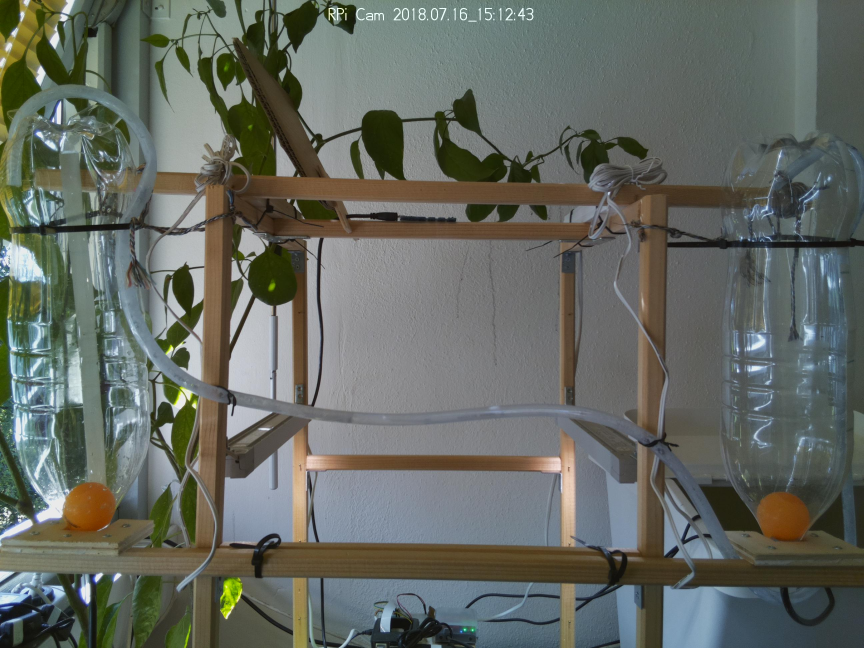
#> input picture files/volumes/0.0.jpg, 2592 x 1944 px (shown at 1/3 size); its folder holds only this picture in this run
$ jupyter execute --allow-errors FlowCalculation.ipynb   (shell and % lines are left out)
#> lines starting #> are read from the running program, lines starting #| are printed output that depends on the picture; after the words box and inside, x2 and y2 are one past the last pixel; in counts of white or black regions, pixels touching at a corner belong together
### utils.py
import os
import numpy as np
import pwlf
from scipy import misc
from sklearn.linear_model import LinearRegression


def load_data(csv_file):
    """
    This is a helper function to load the x and y coordinates of data points
    stored in a .csv file. The data points are first sorted according to their x
    coordinates, and then returned in the form of two numpy arrays, one for the
    x coordinates of the points, and one for their y coordinates.
    """
    data = []
    with open(csv_file, 'r') as input_data:
        for line in input_data:
            line = line.split(', ')
            data.append((float(line[0]), float(line[1])))

        x, y = zip(*sorted(data))
        x, y = np.array(x).reshape(-1, 1), np.array(y).reshape(-1, 1)
        return (x, y)


def crop_image(image, start, end):
    """
    Crop an image and return the selected part.

    Args:
        image: A 3D numpy array representing an RGB image.
        start: A tuple containing the (x, y) position of the pixel in the upper
            left corner of the cropped image.
        end: A tuple containing the (x, y) position of the pixel in the lower
            right corner of the cropped image.

    Returns:
        A 3D numpy array containing the cropped RGB image.
    """
    return image[start[0]:end[0], start[1]:end[1], :]


def detect_ball(image, threshold):
    """
    Find the orange ball in an image.

    Args:
        image: A 3D numpy array representing an RGB image.
        threshold: The threshold to use on the segmented image to detect the
            ball.

    Returns:
        A tuple containing the estimated position of the center of the ball.
    """
    int_image = image.astype(int)
    segmented = (int_image[:, :, 0] - int_image[:, :, 2]).clip(0, 255)
    segmented = segmented > threshold
    flattened = np.reshape(segmented, np.product(segmented.shape))
    ball_index = np.median(np.where(flattened == True))
    return np.unravel_index(int(ball_index), segmented.shape)[::-1]


def get_ball_height(image, threshold, start, end):
    """
    Get the height in pixels of the orange ball in a given area of an image.

    Args:
        image: The image where the ball must be detected (a 3D numpy array).
        threshold: The threshold to use for the segmentation of the pixels of
            the ball.
        start: A tuple containing the coordinates of the top left corner of the
            area where the ball must be detected.
        end: A tuple containing the coordinates of the bottom right corner of
            the area where the ball must be detected.

    Returns:
        The height in pixels of the ball (from the bottom of the area).
    """
    cropped = crop_image(image, start, end)
    (_, y) = detect_ball(cropped, threshold)
    (height, _, _) = cropped.shape
    return height - y


# [91 lines left out: functions get_inflow, get_outflow, not called in this run]

### FlowCalculation.ipynb
# Flow Calculation
In this notebook, we present the approach we used to estimate the incoming and outgoing water flow rates of two tanks in our system.

In our research we use a scenario taken from an automated plant growing system.
This system is composed of two equivalent plant watering subsystems, which each feature a small water reservoir (a two-litre soda bottle) that slowly distributes water to several plants using pipes.
The water flow rate can be adjusted for each plant individually, the total outflow of the tank is the sum of the individual flow rates.
The figure below shows a schematic representation of one such plant watering system.

At regular intervals a relay activates a small water pump that fills the reservoir.
The flow rate of the water pump varies depending on the pumping height, and is generally also unknown.
Additionally, the filling of the water tank can be slightly delayed due to the length of the inflow hose.

The purpose of our research is to create a model of the two watering subsystems and assert that there is no overflow of the water reservoirs.
Hence, it is necessary to calibrate the model according to the actual in- and outflow rates.
As the values are unknown, we will apply machine learning techniques based on sample measurements to discover these parameters.

## Detection of the water volume in an image
To be able to detect the volume of water present inside the tanks of the system at any given time, the function mapping the water level in a tank to the volume it contains needs to be learned. This is done as follows.

First, pictures of the system with volumes of water varying from 0.0 to 1.45 litres in steps of 0.05L are taken. For each volume, 3 different images are captured. Below, samples of the photos taken during this phase are shown.

[cell 1]
import os
import imageio  # read images into numpy arrays
import matplotlib.pyplot as plt  # plotting of images

# The images are loaded.
imgs = []
for img in os.listdir('files/volumes'):
    if img.endswith('.jpg'):
        imgs.append((float('.'.join(img.split('.')[0:2])),
                     imageio.imread(os.path.join('files/volumes', img))))

names, images = zip(*sorted(imgs))
#> names = (0,)

%pylab inline
#> (the rest of this cell did not finish here and is left out)

The water level in the photos is then detected with the help of the image recognition algorithm presented in the [*ImageRecognition*](ImageRecognition.ipynb) notebook. The example for the right tank is illustrated below.

The image recognition functionality was bundled into the [`utils` library](utils.py), which will be used in the rest of this section.

[cell 2]
from utils import crop_image, detect_ball

# The images are first cropped.
# The cropping coordinates for the right tank are defined.
right_crop = dict(topleft=(365, 2120), bottomright=(1640, 2592))

fig = plt.figure()
for i, image in enumerate(images):
    # Each image is cropped.
    cropped_image = crop_image(image, right_crop['topleft'], right_crop['bottomright'])
    # The ball is detected.
    (_, ball_y) = detect_ball(cropped_image, 80)
    # The height of the ball is plotted.
    ax = fig.add_subplot(1,4,i+1)
    ax.imshow(cropped_image)
    ax.axhline(y=ball_y, color='r')
#> this loop made 1 pass
#> (ball_index in detect_ball, ball_y) on pass 1: (560444, 1187)
#> pass 1, in detect_ball, `segmented = segmented > threshold`:
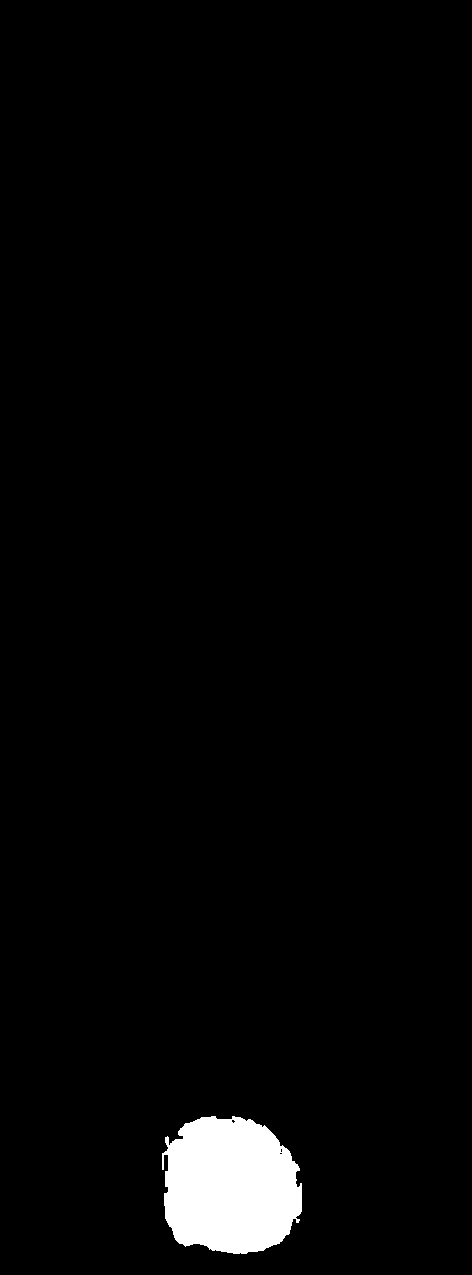
#> segmented: shape (1275, 472) bool; 2.6% white; 1 white region, box (x1, y1, x2, y2) and area: (162, 1116, 302, 1254) 15575

The average water level between the three images captured for each volume is computed. Since the amount of water is known in every image, a trace of the volume given the average water level (or ball height) can be produced. A polynomial regression on this trace creates a function approximation that maps the water level (ball height) to the volume.

[cell 3]
from utils import load_data
from sklearn.preprocessing import PolynomialFeatures
from sklearn.linear_model import LinearRegression
from sklearn.metrics import r2_score


# The traces of the water volume given the ball height for the left and right tank
# are loaded.
x_left, y_left = load_data('files/height_volume_left.csv')
#> (reads files/height_volume_left.csv from the repository)
x_right, y_right = load_data('files/height_volume_right.csv')
#> (reads files/height_volume_right.csv from the repository)

# Polynomial regressions of degree 4 are fit on the traces.
poly = PolynomialFeatures(degree=4)
x_poly_left = poly.fit_transform(x_left)
x_poly_right = poly.fit_transform(x_right)
reg_left = LinearRegression()
reg_left.fit(x_poly_left, y_left)
y_pred_left = reg_left.predict(x_poly_left)
r2_left = r2_score(y_left, y_pred_left)

reg_right = LinearRegression()
reg_right.fit(x_poly_right, y_right)
y_pred_right = reg_right.predict(x_poly_right)
r2_right = r2_score(y_right, y_pred_right)

# The results are plotted.
fig = plt.figure()
ax1 = fig.add_subplot(1,2,1)
ax1.plot(x_left, y_left, '-og')
ax1.plot(x_left, y_pred_left, '-r')
ax1.legend(["Measured data",
            "Polynomial regression, R^2={:.4f}".format(r2_left)])
ax1.set_title("Water volume in the left tank given the ball's height")
ax1.set_xlabel('Ball height (pixels)')
ax1.set_ylabel('Water volume (litres)')

ax2 = fig.add_subplot(1,2,2)
ax2.plot(x_right, y_right, '-og')
ax2.plot(x_right, y_pred_right, '-r')
ax2.legend(["Measured data",
            "Polynomial regression, R^2={:.4f}".format(r2_right)])
ax2.set_xlabel('Ball height (pixels)')
ax2.set_ylabel('Water volume (litres)')
ax2.set_title("Water volume in the right tank given the ball's height")

When a photo of the system is taken, the volume present in its tanks can be estimated by first detecting the balls' heights and then using the regression functions to map the height to the volume. This way, we are able to automatically detect water volumes that were not manually calibrated. An example is presented below.

[cell 4]
from utils import get_ball_height

# An image with unknown water volumes in the tanks is loaded.
image = imageio.imread('files/system_image.jpg')
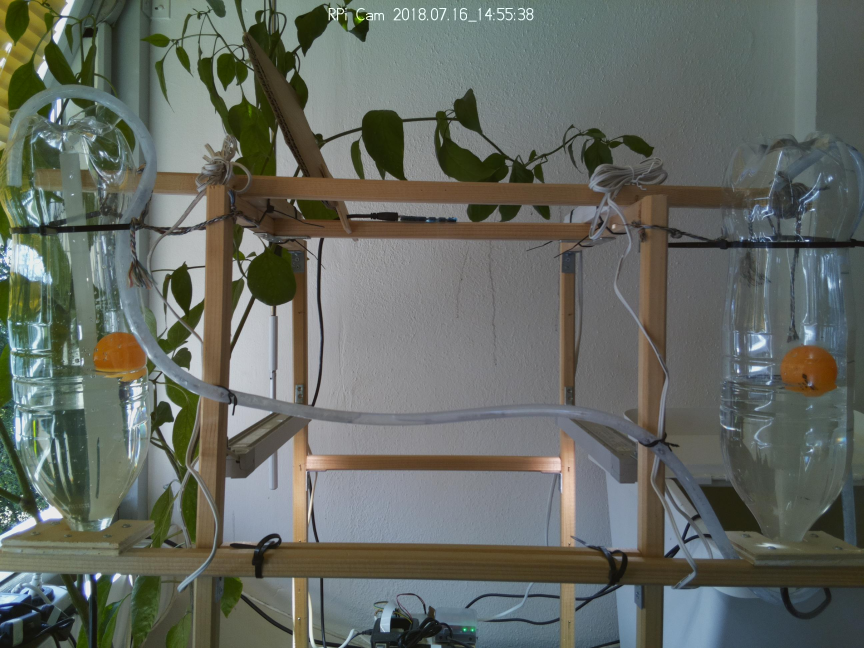
#> input picture files/system_image.jpg, 2592 x 1944 px (shown at 1/3 size)
#> image is the input picture: shape (1944, 2592, 3); mean R, G, B 100.6, 105.5, 98.3

# The ball's height in the right tank is detected.
ball_height = get_ball_height(image, 80, right_crop['topleft'], right_crop['bottomright'])
#> call 2 of crop_image, with start = (365, 2120), end = (1640, 2592)
#> in crop_image (call 2), `return image[start[0]:end[0], start[1]:end[1], :]`:
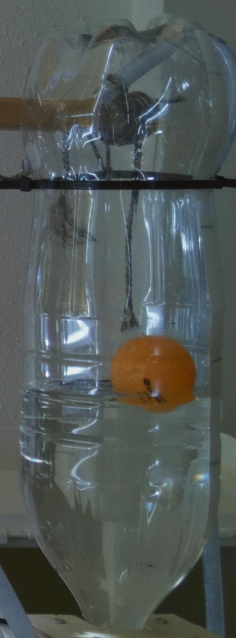
#> returned value: shape (1275, 472, 3) (shown at 1/2 size); mean of channels 0, 1, 2 80.9, 87.9, 85.6; drawn as R, G, B
#> call 2 of detect_ball, with threshold = 80
#> in detect_ball (call 2), `segmented = (int_image[:, :, 0] - int_image[:, :, 2]).clip(0, 255)`:
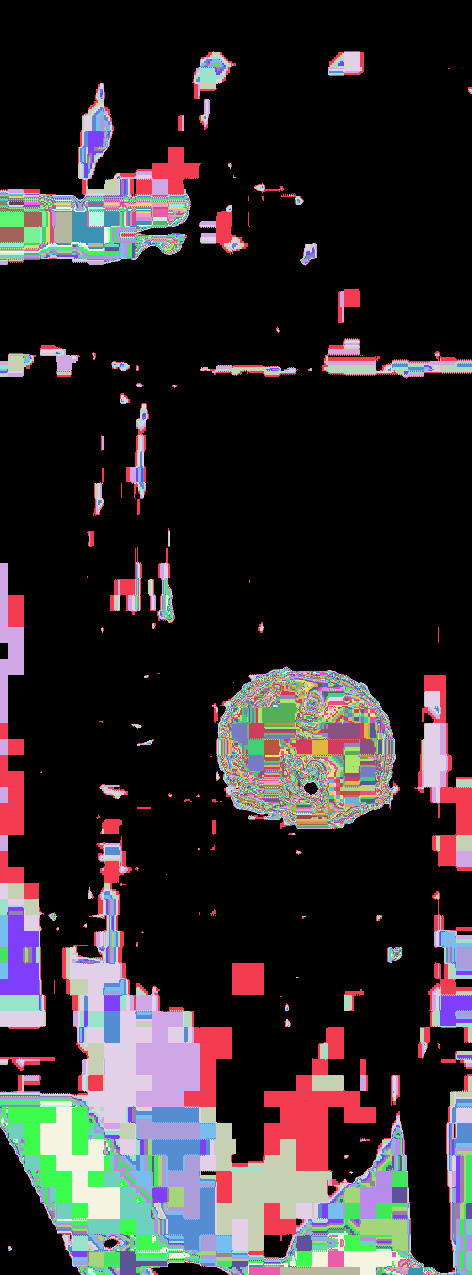
#> segmented: shape (1275, 472) int64; 107 distinct labels, from 0 to 107; one colour per label, 0 black
#> in detect_ball (call 2), `segmented = segmented > threshold`:
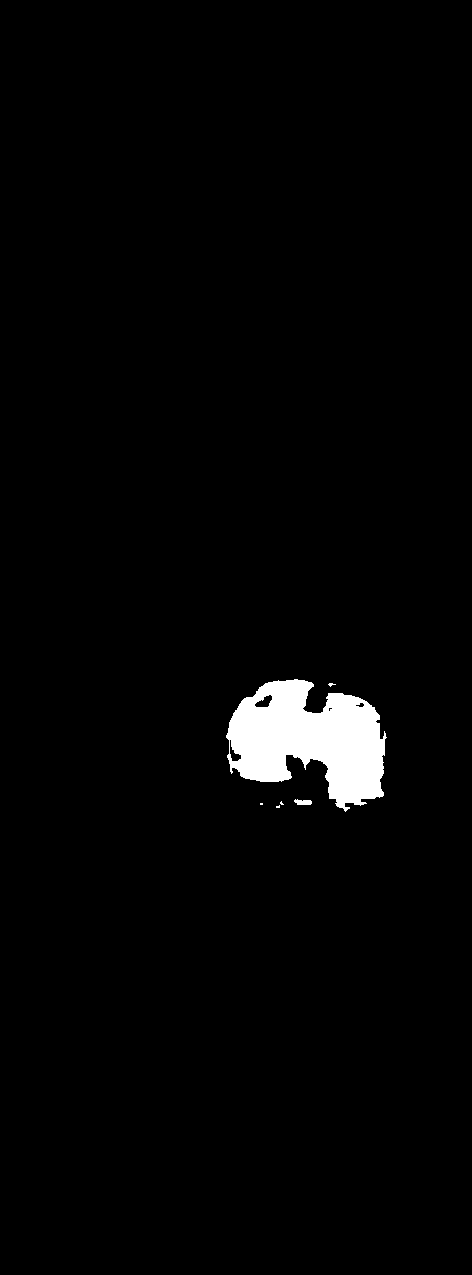
#> segmented: shape (1275, 472) bool; 2.2% white; 6 white regions (4 under 20 px), largest, box (x1, y1, x2, y2) and area: (226, 679, 387, 812) 13109, (294, 799, 312, 805) 82
#> in detect_ball (call 2), `ball_index = np.median(np.where(flattened == True))`: ball_index = 349150
#> in get_ball_height, `(_, y) = detect_ball(cropped, threshold)`: y = 739
#> ball_height = 536

# The regression for the right tank is used to determine the amount of water present in the image.
#> (the rest of this cell did not finish here and is left out)

## Extracting the water flow rates

### Volume/time traces
To be able to compute the volumetric flow rates of the two tanks in the system, the function describing the evolution of the water volume in the tanks over time needs to be learned. This is done by taking pictures of the system at regular intervals (e.g. every two seconds) while the tanks are filled by the pumps and emptied on the plants. The volume of water in each image is then detected with the method described above. Since the time at which each image was captured is known, a trace of the volume over time can be produced for each water tank.

To increase the performance of this notebook, we pre-calculated the values that were extracted for the images.
The data is provided in two .csv files for the [left](files/time_volume_left.csv) and [right](files/time_volume_right.csv) tanks.

[cell 5]
# The traces of the water volume over time for the left and right tank
# are loaded.
xflow_left, yflow_left = load_data('files/time_volume_left.csv')
#> (reads files/time_volume_left.csv from the repository)
xflow_right, yflow_right = load_data('files/time_volume_right.csv')
#> (reads files/time_volume_right.csv from the repository)

# They are plotted.
fig = plt.figure()
ax1 = fig.add_subplot(1,2,1)
ax1.plot(xflow_left, yflow_left, 'x')
ax1.set_title("Left tank")
ax1.set_xlabel('time (seconds)')
ax1.set_ylabel('volume (litres)')
ax1.legend(['Measured data'])
ax2 = fig.add_subplot(1,2,2)
ax2.plot(xflow_right, yflow_right, 'x')
ax2.set_title("Right tank")
ax2.set_xlabel('time (seconds)')
ax2.set_ylabel('volume (litres)')
ax2.legend(['Measured data'])

### Regression on the traces
The functions describing the evolution of the water volume over time when the tanks are filled and emptied are approximated with regressions applied on the volume/time traces.

First, the traces are split in two separate sets of points: one for the filling phase (which will allow us to estimate the incoming flow rate), and one for the emptying phase (for the outgoing flow rate). Splitting is performed at the point where the volume is maximum in each tank, since this point is reached when the pumps are stopped and the filling phase is interrupted.

[cell 6]
# The point where the volume is maximum gives us the time at which
# the pump stopped sending water to the tank.
splitting_left = np.argmax(yflow_left)
splitting_right = np.argmax(yflow_right)

# The inflow function will be computed for points where the volume increases over time.
inflow_x_left, inflow_y_left = xflow_left[0:splitting_left+1], yflow_left[0:splitting_left+1]
inflow_x_right, inflow_y_right = xflow_right[0:splitting_right+1], yflow_right[0:splitting_right+1]

# The outflow function where the volume decreases.
outflow_x_left, outflow_y_left = xflow_left[splitting_left+1:], yflow_left[splitting_left+1:]
outflow_x_right, outflow_y_right = xflow_right[splitting_right+1:], yflow_right[splitting_right+1:]

Once the traces are split, two regressions can be applied on each half to approximate the volume/time functions for the in- and outflow. For the inflow, we see on the traces that the corresponding function appears to be linear. A linear regression is hence applied.

[cell 7]
from sklearn.linear_model import LinearRegression

inflow_left = LinearRegression()
inflow_left.fit(inflow_x_left, inflow_y_left)

inflow_right = LinearRegression()
inflow_right.fit(inflow_x_right, inflow_y_right)

For the outflow, we observe on the traces that the corresponding function doesn't seem to follow a linear behaviour. A piecewise linear regression is hence applied. We also apply a simple linear regression for comparison.

[cell 8]
import pwlf

# Piecewise linear regressions are applied on the outflow for the two tanks.
#> (the rest of this cell did not finish here and is left out)

We plot the regressions below with their associated coefficients of determination (R^2 values). We can see on the plots that the piecewise linear regression performs better than the simple linear regression on the outflows.

[cell 9]
from sklearn.metrics import r2_score

# The regressions are applied on the data points.
inflow_pred_left = inflow_left.predict(inflow_x_left)
inflow_pred_right = inflow_right.predict(inflow_x_right)

#> (the rest of this cell did not finish here and is left out)

### Estimation of the flow rates
The volumetric flow rate is defined as the first derivative of the function describing the volume passing through some surface over time. Hence, once the volume/time functions of the two tanks have been learned as shown above, their incoming and outgoing flow rates can be determined by taking the slopes of the learned functions.

[cell 10]
print("Estimated inflow for the left tank: {:.6f} l/s\n".format(inflow_left.coef_[0][0]))
print("Estimated inflow for the right tank: {:.6f} l/s\n".format(inflow_right.coef_[0][0]))

print("Estimated outflow for the left tank: ")
#> (the rest of this cell did not finish here and is left out)

### Validation of the results
Once the regressions have been applied on the training data and the flow rates have been computed, we apply the results on test sets and compute their coefficients of determination in order to validate our approach.

[cell 11]
# Test traces for the volume/time in the left and right tank are loaded.
x_test_left, y_test_left = load_data('files/time_volume_test_left.csv')
x_test_right, y_test_right = load_data('files/time_volume_test_right.csv')

# The traces are split in two in a similar way as the training data.
split_index_left = np.argmax(y_test_left)
split_index_right = np.argmax(y_test_right)

x_test_in_left = x_test_left[:split_index_left+1]
y_test_in_left = y_test_left[:split_index_left+1]
x_test_out_left = x_test_left[split_index_left+1:]
y_test_out_left = y_test_left[split_index_left+1:]

x_test_in_right = x_test_right[:split_index_right+1]
y_test_in_right = y_test_right[:split_index_right+1]
x_test_out_right = x_test_right[split_index_right+1:]
y_test_out_right = y_test_right[split_index_right+1:]

# The regressions are applied on the traces.
in_pred_left = inflow_left.predict(x_test_in_left)
#> (the rest of this cell did not finish here and is left out)

## Testing the system
Once the flow rates have been computed, the results are tested on a specific use case. The water pump of one of the tanks (in this case the right one) is run for 10 seconds and then stopped for 30. The process is repeated three times in a row. While the tank is filled and emptied, pictures of the system are automatically captured. They are then analysed in order to extract the water volume at each timestep, producing the following trace.

[cell 12]
x_test, y_test = load_data('files/time_volume_test.csv')

plt.plot(x_test, y_test, 'xg')
plt.xlabel('Time (seconds)')
plt.ylabel('Volume (litres)')
plt.title('Trace of the volume over time during the testing process')
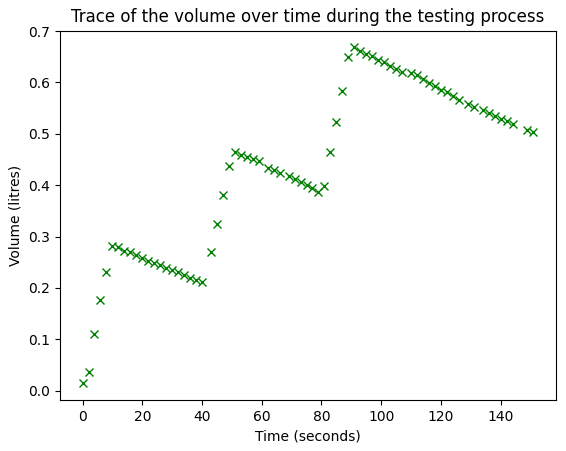
#> figure drawn by matplotlib, 1 panel; curve peaks at x = 91, y = 0.668

We apply the in- and outflow computed in the previous section on the trace and compare it to the measured data.

[cell 13]
# The test data is transformed into Python lists for simpler manipulation.
test_times = [x[0] for x in x_test]
test_volumes = [y[0] for y in y_test]

# The intervals where the tank is filled and emptied are determined.
start_stop_times = [10, 40, 50, 80, 90]
breaks = [0]
for t in start_stop_times:
    closest = min(test_times, key=lambda x:abs(x-t))
    breaks.append(test_times.index(closest))
    if closest < t:
        breaks[-1] += 1
breaks.append(len(test_times)-1)

# The measured data is plotted for comparison with the previsions of our system.
plt.plot(test_times, test_volumes, 'og')
plt.xlabel('Time (seconds)')
plt.ylabel('Volume (litres)')
plt.title('Volume over time in the right water tank during the test phase')

# The predictions of the volume over time with the learned flow rates are computed.
init_volume = 0
predictions = [init_volume]
#> (the rest of this cell did not finish here and is left out)
